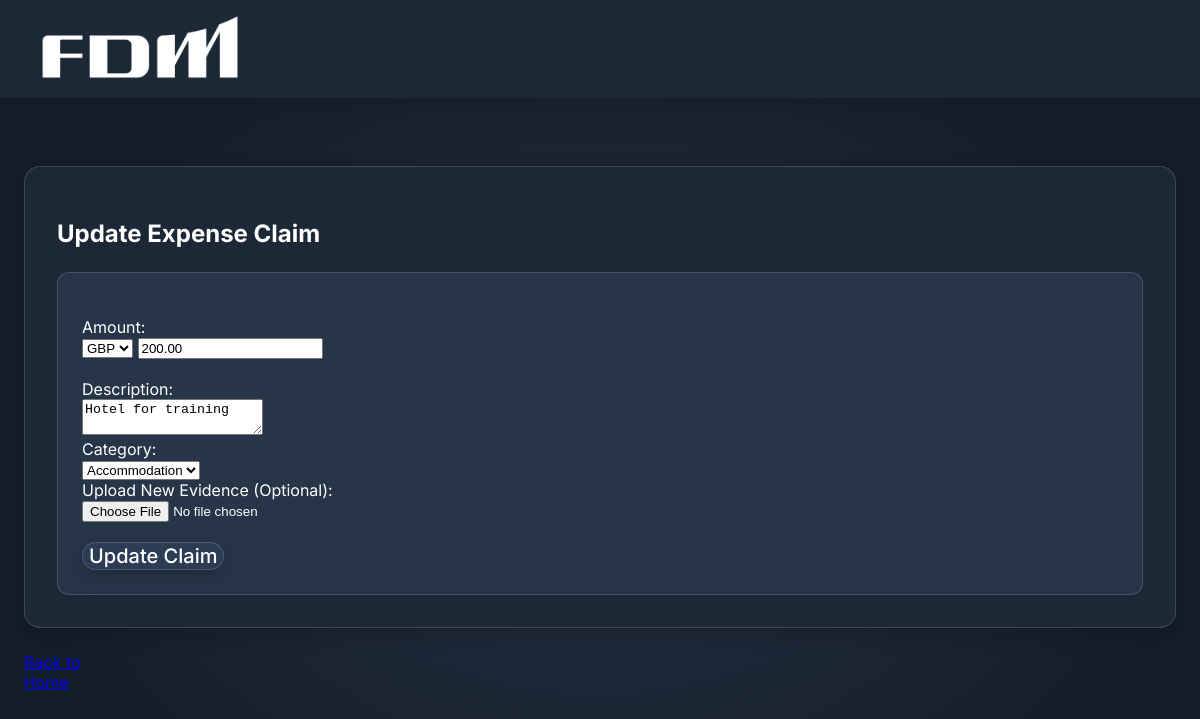
The page /php/update_claim.php?claimId=4 (signed in) on the database its author committed.
### tables this page shows
CREATE TABLE `expense_claims` (
  `claimId` int(11) NOT NULL,
  `employeeId` int(11) NOT NULL,
  `amount` decimal(10,2) NOT NULL,
  `description` varchar(255) NOT NULL,
  `category` varchar(50) NOT NULL,
  `status` enum('Pending','Approved','Rejected') DEFAULT 'Pending',
  `date` timestamp NOT NULL DEFAULT current_timestamp(),
  `evidenceFile` varchar(255) NOT NULL,
  `receipt` varchar(255) NOT NULL,
  `currency` varchar(5) DEFAULT NULL
);

### php/update_claim.php (the view, shortened to what this page needs)
<?php
$claim = null;
if (isset($_GET["claimId"])) {
    $claimId = $_GET["claimId"];
    $employeeId = $_SESSION["employeeId"];
    $conn = DatabaseManager::getInstance()->getConnection();
    $sql = "SELECT * FROM expense_claims WHERE claimId = ? AND employeeId = ?";
    $stmt = $conn->prepare($sql);
    $stmt->execute([$claimId, $employeeId]);
    $claim = $stmt->fetch(PDO::FETCH_ASSOC);
} else {
    $_SESSION["message"] = "No claim ID provided.";
    header("Location: employee_dashboard.php");
    exit();
}
?>
<!DOCTYPE html>
<html lang="en">
<head>
    <link rel="stylesheet" href="../css/style.css">
</head>
<body>
    <div class="container">
        <nav class="navbar">
                <a href="#"><img class="logo" src="../images/FDM_Group_Logo_White.png" width="200" alt="FDM Logo"></a>
                <div class="nav-links">
                    <form method="POST" action="../php/logout.php" style="display: inline;">
                    </form>
                </div>
            </nav>
            <br>
        <section class="weather-map">
            <h1>Update Expense Claim</h1>
            <form method="post" action="" enctype="multipart/form-data" class="report">
                <br>
                <label for="amount">Amount:</label>
                <div class="currency-amount">
                    <select id="currency" name="currency" required>
                        <option value="GBP" <?= ($claim['currency'] == 'GBP') ? 'selected' : '' ?>>GBP</option>
                    </select>
                    <input type="number" step="0.01" name="amount" value="<?= $claim['amount'] ?>" required>
                </div>
                <br>
                <label for="description">Description:</label>
                <br>
                <textarea name="description" required><?= htmlspecialchars($claim['description']) ?></textarea>
                <br>
                <label for="category">Category:</label>
                <br>
                <select name="category" required>
                    <option value="Accommodation" <?= ($claim['category'] == 'Accommodation') ? 'selected' : '' ?>>Accommodation</option>
                </select>
                <br>
                <label for="evidenceFile">Upload New Evidence (Optional):</label>
                <br>
                <input type="file" name="evidenceFile" accept="image/*">
                <br>
                <br>
                <button type="submit">Update Claim</button>
            </form>
        </section>
        <div class="home-button">
            <a href="employee_dashboard.php">Back to Home</a>
        </div>
    </div>
</body>
</html>

### css/style.css (style rules this page uses)
body { background-color: #121826; color: #ffffff; font-family: 'Inter', sans-serif; margin: 0; padding: 0; background: radial-gradient(50% 50% at 50% 50%, #253244 0%, #141D2A 100%); min-height: 100vh; }
.container { display: grid; grid-template-columns: repeat(12, 1fr); gap: 24px; padding: 24px; margin-top: 98px; max-width: 1440px; margin-left: auto; margin-right: auto; }
.navbar { width: 100%; height: 98px; background: #1D2837; display: flex; align-items: center; padding: 0 40px; position: fixed; top: 0; left: 0; right: 0; z-index: 1000; box-shadow: 0px 4px 12px rgba(0, 0, 0, 0.1); }
.navbar .logo { color: #FFF; font-size: 24px; font-weight: 700; }
button { color: #FFF; font-family: Inter; font-size: 20px; font-weight: 500; cursor: pointer; border-radius: 16px; border: 1px solid rgba(255, 255, 255, 0.15); background: #2C3C54; box-shadow: 0px 6px 20px rgba(0, 0, 0, 0.2); }
.weather-map, .active-alerts { grid-column: span 12; border-radius: 16px; border: 1px solid rgba(255, 255, 255, 0.15); background: #1D2837; padding: 32px; box-shadow: 0px 6px 20px rgba(0, 0, 0, 0.2); }
.report { border-radius: 12px; border: 1px solid rgba(255, 255, 255, 0.15); background: #273549; padding: 24px; margin-top: 24px; }

### rows shown on the page
expense_claims: currency "GBP", amount "200.00", description "Hotel for training", category "Accommodation"
